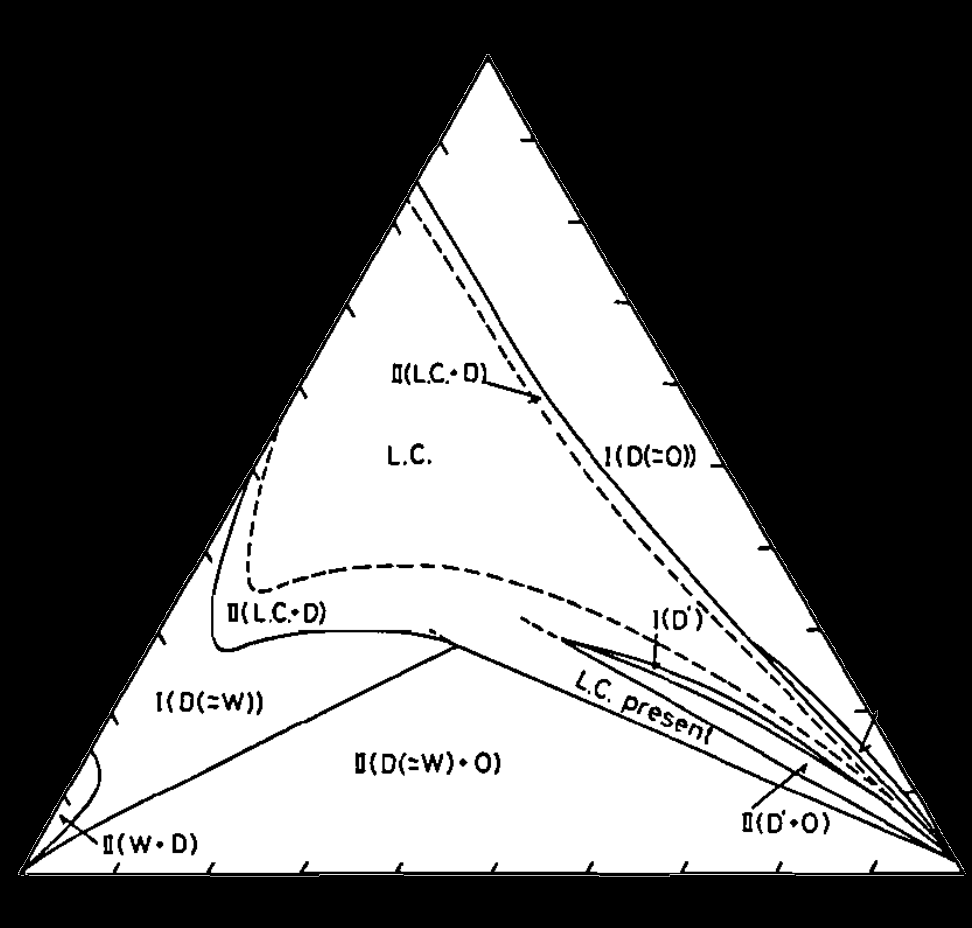
#> input picture Kirill/Final/OutputSmaller.png, 972 x 928 px
$ python Step3.py
#> lines starting #> are read from the running program, lines starting #| are printed output that depends on the picture; after the words box and inside, x2 and y2 are one past the last pixel; in counts of white or black regions, pixels touching at a corner belong together
import cv2
import numpy as np

# This function takes an input image and finds the longest contour in it
def find_longest_contour(img):
    # Convert the image to grayscale
    gray = cv2.cvtColor(img, cv2.COLOR_BGR2GRAY)
    # Apply a threshold to convert the image to a binary image with white pixels representing the object
    _, threshold = cv2.threshold(gray, 50, 255, cv2.THRESH_BINARY_INV)

    # Find the contours in the binary image
    contours, _ = cv2.findContours(threshold, cv2.RETR_EXTERNAL, cv2.CHAIN_APPROX_SIMPLE)

    # Initialize variables to store the longest contour and its length
    longest_contour = None
    max_length = 0

    # Iterate over all the contours found in the image
    for contour in contours:
        # Calculate the length of the current contour
        length = cv2.arcLength(contour, True)
        # If the length of the current contour is greater than the maximum length seen so far,
        # update the maximum length and longest contour variables
        if length > max_length:
            max_length = length
            longest_contour = contour

    # Return the longest contour found in the image
    return longest_contour

# This function takes an input image and finds the largest connected component in it
def find_largest_connected_component(img):
    # Convert the image to grayscale
    gray = cv2.cvtColor(img, cv2.COLOR_BGR2GRAY)
    # Apply a threshold to convert the image to a binary image with white pixels representing the object
    _, threshold = cv2.threshold(gray, 50, 255, cv2.THRESH_BINARY_INV)

    # Find the connected components in the binary image
    num_labels, labels = cv2.connectedComponents(threshold)

    # Initialize variables to store the largest connected component and its area
    largest_component = None
    max_area = 0

    # Iterate over all the connected components found in the image
    for label in range(1, num_labels):
        # Create a binary mask for the current connected component
        component_mask = np.where(labels == label, 255, 0).astype('uint8')
        # Calculate the area of the current connected component
        area = cv2.countNonZero(component_mask)
        # If the area of the current connected component is greater than the maximum area seen so far,
        # update the maximum area and largest connected component variables
        if area > max_area:
            max_area = area
            largest_component = component_mask

    # Return the largest connected component found in the image as a binary mask
    return largest_component


def create_mask(img, component_mask):
    mask = np.zeros_like(img)
    mask[:, :, 2] = component_mask
    return mask

def create_black_mask(img, component_mask):
    black_mask = np.zeros_like(img)
    black_mask[:, :, 0] = component_mask
    black_mask[:, :, 1] = component_mask
    black_mask[:, :, 2] = component_mask
    return black_mask

def create_blue_mask(img, component_mask):
    blue_mask = np.zeros_like(img)
    blue_mask[:, :, 0] = component_mask
    return blue_mask

def create_contour_mask(img, contour):
    mask = np.zeros_like(img)
    cv2.drawContours(mask, [contour], 0, (255, 255, 255), 2)
    return mask

def show_image(image_path):
    # Read the image
#> called with image_path = 'OutputSmaller.png'
    img = cv2.imread(image_path)
#> img is the input picture: shape (928, 972, 3); min 0, max 255, mean 100.3

    # Check if the image was loaded successfully
    if img is None:
        print("Error: Image not found or unable to open.")
        return

    # Find the largest connected component
    largest_component = find_largest_connected_component(img)
#> in find_largest_connected_component, `_, threshold = cv2.threshold(gray, 50, 255, cv2.THRESH_BINARY_INV)`:
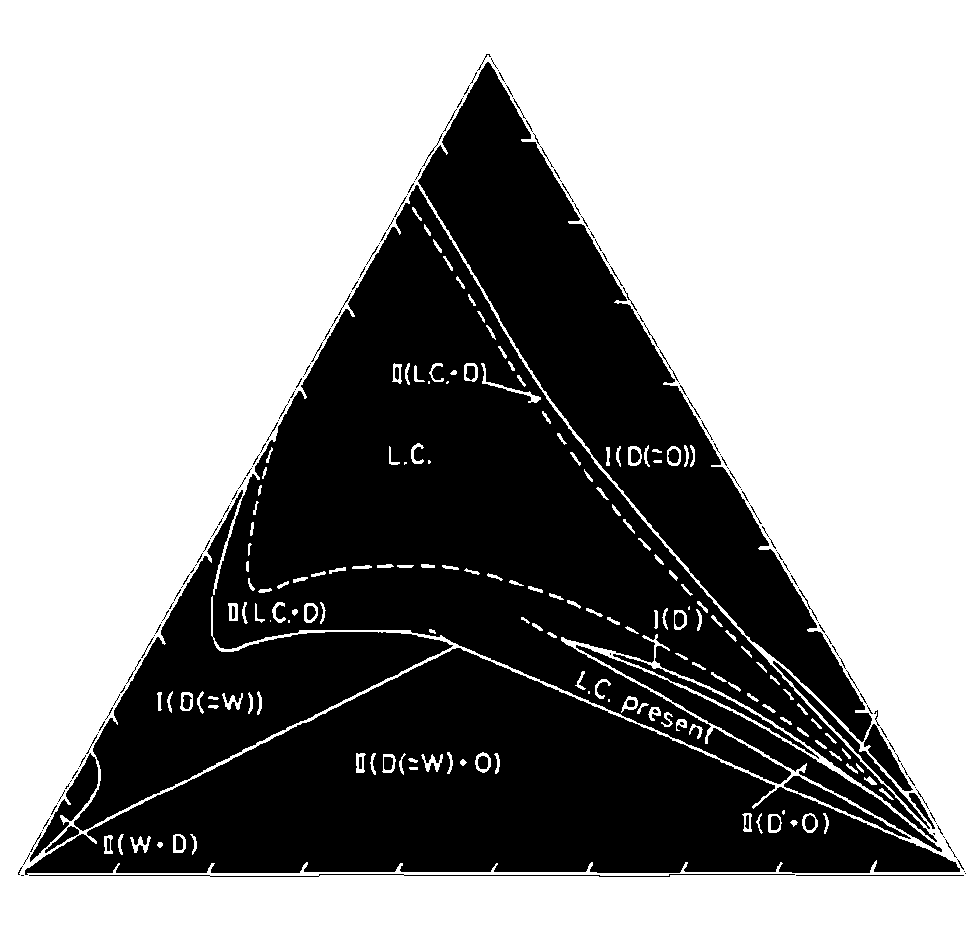
#> threshold: shape (928, 972); 59.8% white; 189 black regions (131 under 20 px), largest, box (x1, y1, x2, y2) and area: (74, 185, 937, 842) 171593, (25, 648, 960, 875) 106293, (418, 62, 872, 742) 67497
#> in find_largest_connected_component, `num_labels, labels = cv2.connectedComponents(threshold)`:
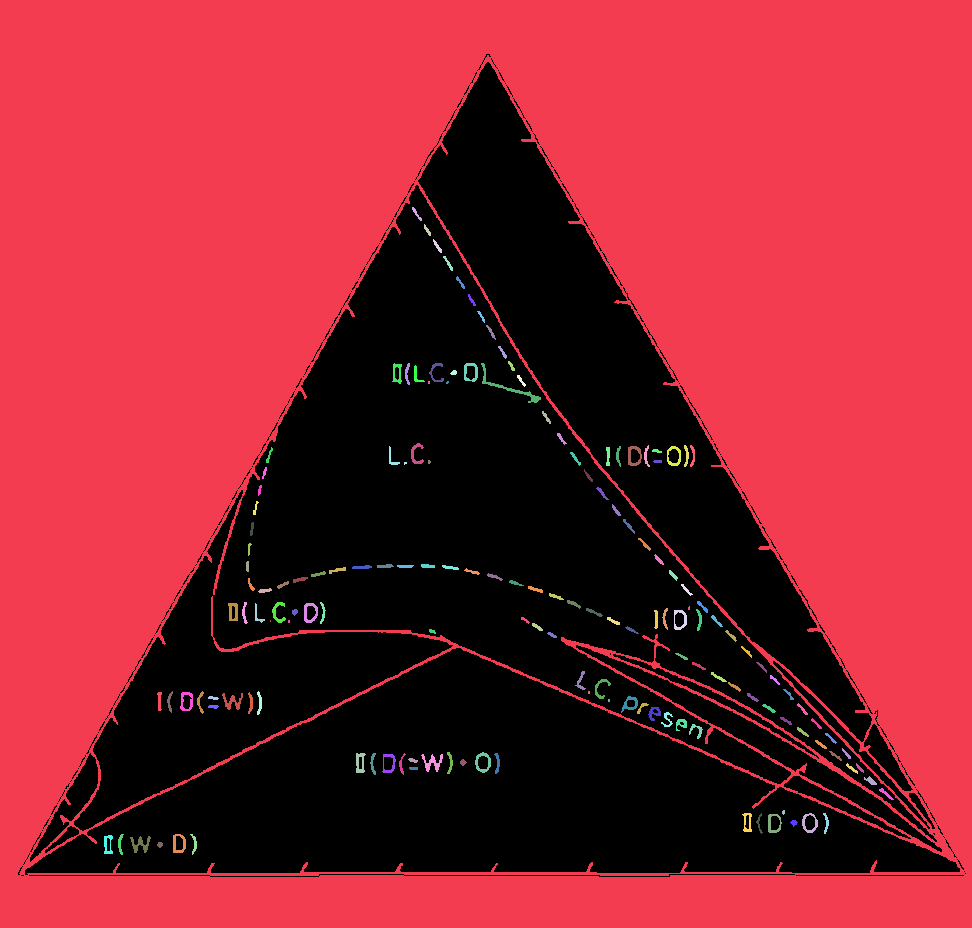
#> labels: shape (928, 972) int32; 159 distinct labels, from 0 to 158; one colour per label, 0 black
#> in find_largest_connected_component, `num_labels, labels = cv2.connectedComponents(threshold)`: num_labels = 159
#> the loop in find_largest_connected_component, `for label in range(1, num_labels):` made 158 passes
#> (area, max_area) on pass 1: (530380, 530380)
#> area on passes 2 to 7: 41, 35, 44, 45, 38, 35
#> after the loop in find_largest_connected_component, `for label in range(1, num_labels):`: component_mask: shape (928, 972); 0% white; 1 white region, box (x1, y1, x2, y2) and area: (157, 842, 163, 848) 27
#> after the loop in find_largest_connected_component, `for label in range(1, num_labels):`: max_area = 530380
    longest_contour = find_longest_contour(img)
#> in find_longest_contour, `contours, _ = cv2.findContours(threshold, cv2.RETR_EXTERNAL, cv2.CHAIN..`: contours = [[[0, 0], [0, 927], [971, 927], [971, 0]]]
#> the loop in find_longest_contour, `for contour in contours:` made 1 pass
#> (length, max_length, longest_contour) on pass 1: (3796, 3796, [[0, 0], [0, 927], [971, 927], [971, 0]])
#> after the loop in find_longest_contour, `for contour in contours:`: max_length = 3796
#> longest_contour = [[0, 0], [0, 927], [971, 927], [971, 0]]

    if longest_contour is not None and largest_component is not None:
        # Create a mask with the largest connected component
        mask = create_mask(img, largest_component)
        contour_mask = create_contour_mask(img, longest_contour)
#> in create_contour_mask, `cv2.drawContours(mask, [contour], 0, (255, 255, 255), 2)`: mask: shape (928, 972, 3); 0.84% white; 1 white region, box (x1, y1, x2, y2) and area: (0, 0, 972, 928) 7584
        black_mask = create_black_mask(img, largest_component)
#> in create_black_mask, `black_mask[:, :, 1] = component_mask`:
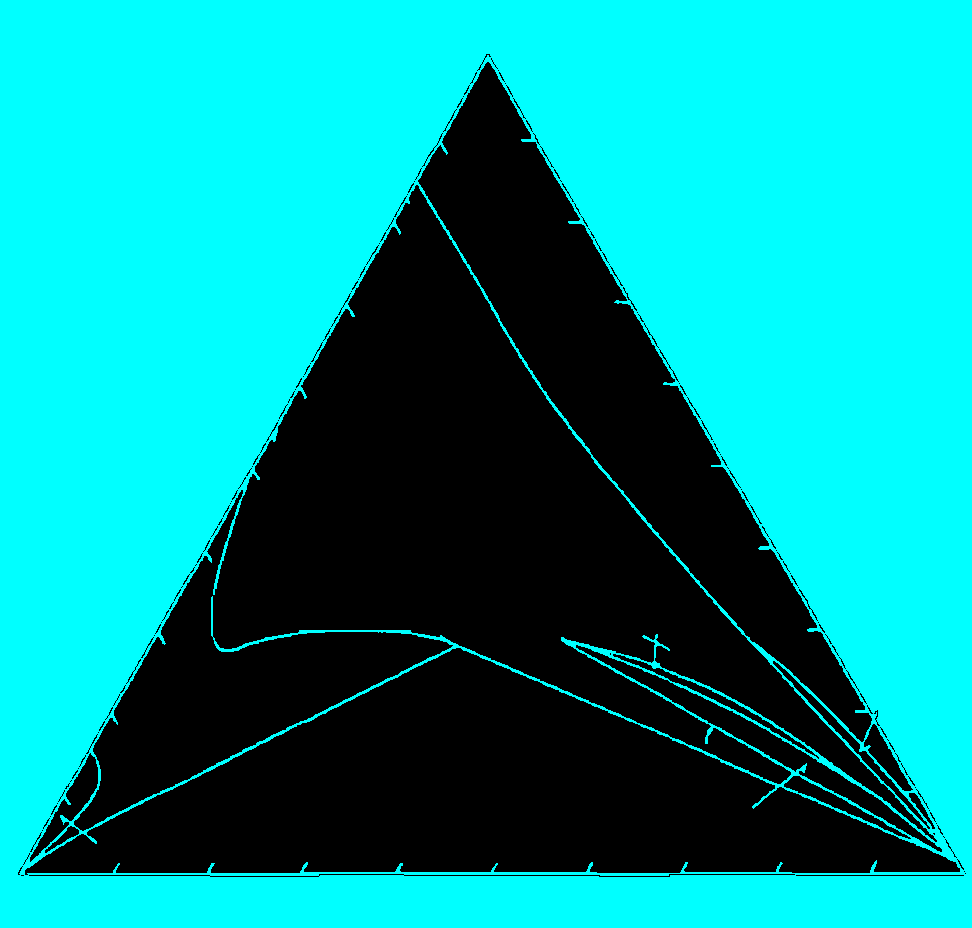
#> black_mask: shape (928, 972, 3); mean of channels 0, 1, 2 149.9, 149.9, 0; drawn as B, G, R
#> in create_black_mask, `black_mask[:, :, 2] = component_mask`: black_mask: shape (928, 972, 3); 58.8% white; 170 black regions (129 under 20 px), largest, box (x1, y1, x2, y2) and area: (74, 185, 937, 842) 178532, (25, 648, 960, 875) 108882, (418, 62, 872, 742) 68336

        remaining_lines = cv2.subtract(largest_component, cv2.cvtColor(contour_mask, cv2.COLOR_BGR2GRAY))
        num_labels, labels = cv2.connectedComponents(remaining_lines)
#> num_labels = 2
        valid_remaining_lines = np.zeros_like(remaining_lines)

        for label in range(1, num_labels):
            component_mask = np.where(labels == label, 255, 0).astype('uint8')
            area = cv2.countNonZero(component_mask)

            # Skip the component if the area is less than 5
            if area < 15 or area > 60:
                continue

            # Draw the valid remaining lines onto the new mask
            valid_remaining_lines = cv2.add(valid_remaining_lines, component_mask)
#> this loop made 1 pass
#> area on pass 1: 522796
#> valid_remaining_lines: shape (928, 972); every value is 0

        # Combine the original image with the mask
        img_with_mask = cv2.addWeighted(img, 1, mask, 1, 0)
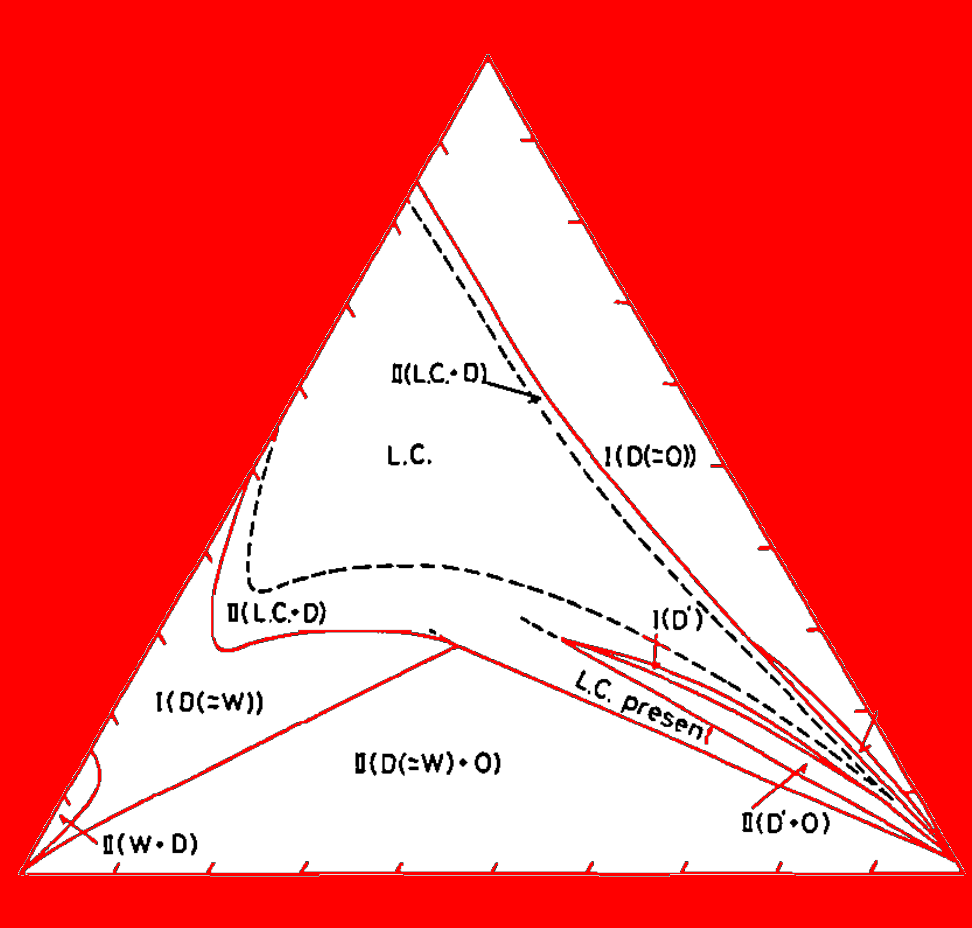
#> img_with_mask: shape (928, 972, 3); mean B, G, R 100.3, 100.3, 250.1

        blue_mask = create_blue_mask(img, valid_remaining_lines)
#> in create_blue_mask, `blue_mask[:, :, 0] = component_mask`: blue_mask: shape (928, 972, 3); every value is 0
        img_with_blue_mask = cv2.addWeighted(img, 1, blue_mask, 1, 0)

        # Subtract the blue mask from the black mask
        combined_mask = cv2.subtract(black_mask, blue_mask)

        # Create a mask for yellow pixels
        yellow_mask = cv2.inRange(combined_mask, (0, 255, 255), (0, 255, 255))

        # Subtract the yellow mask from the combined_mask
        combined_mask_no_yellow = cv2.subtract(combined_mask, cv2.merge((yellow_mask, yellow_mask, yellow_mask)))


        # Invert the colors of combined_mask_no_yellow
        inverted_combined_mask = cv2.bitwise_not(combined_mask_no_yellow)

        # Save the inverted_combined_mask as a PNG file
        cv2.imwrite("inverted_combined_mask.png", inverted_combined_mask)

        # Concatenate the original image with the combined mask without yellow
        concatenated_img = np.concatenate((img_with_mask, combined_mask_no_yellow), axis=1)
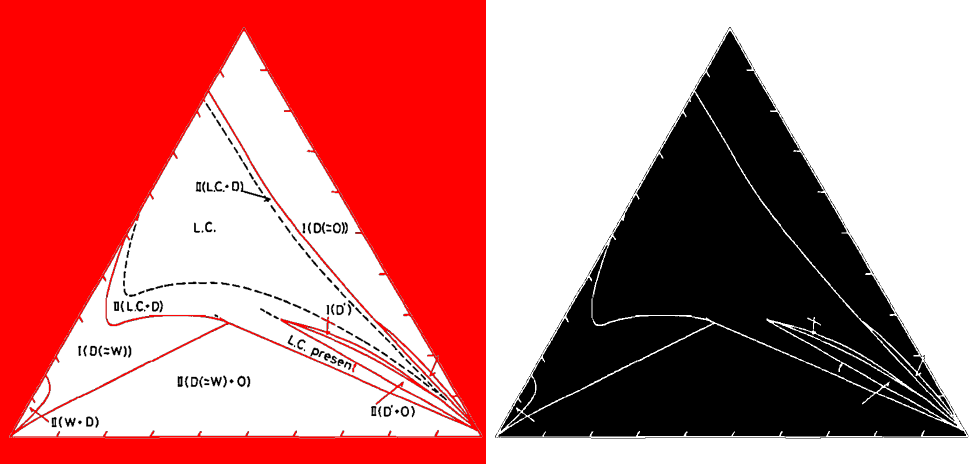
#> concatenated_img: shape (928, 1944, 3) (shown at 1/2 size); mean B, G, R 125.1, 125.1, 200

        # Show the concatenated image
        cv2.namedWindow("Image", cv2.WINDOW_NORMAL)
        cv2.imshow("Image", concatenated_img)
    else:
        # Show the original image if no line is found
        cv2.namedWindow("Image", cv2.WINDOW_NORMAL)
        cv2.imshow("Image", img)

    # Wait for a key press and close the window
    cv2.waitKey(0)
    cv2.destroyAllWindows()

# Example usage:
image_path = "OutputSmaller.png"
show_image(image_path)
